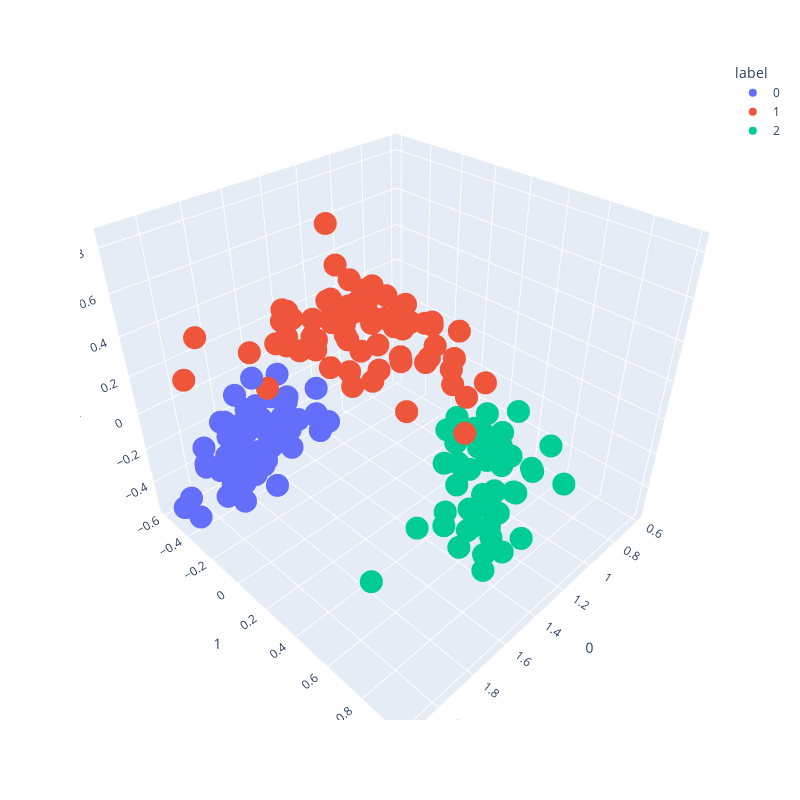

Notebook source saved alongside this figure:
### Code cell
px.scatter_3d(df_decompositioned, 0, 1, 2, color='label', height=800, width=800)
